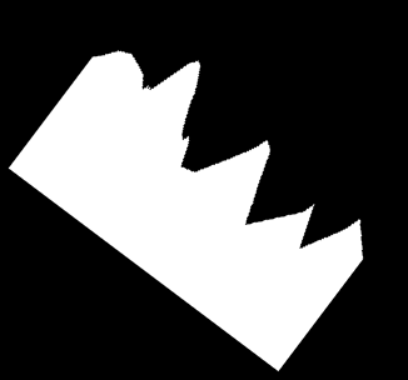
#> input picture data/set4/0.png, 408 x 380 px; its folder holds 4 pictures in this run
$ python main.py   (Python 2 division)   (older library calls are emulated)
#> lines starting #> are read from the running program, lines starting #| are printed output that depends on the picture; after the words box and inside, x2 and y2 are one past the last pixel; in counts of white or black regions, pixels touching at a corner belong together
import cv2
from sklearn.neighbors import NearestNeighbors
import numpy as np
import matplotlib.pyplot as plt
import imutils
import os
import stat


def mydist(x, y):
    sum = []
    for i in range(100):
        sum.append(x[i] + y[100 - i - 1])
    return np.var(sum)


if __name__ == "__main__":
    folder = 'data/set4/'
    files = os.listdir(folder)
    files = [image_number for image_number in files if image_number.endswith('.png')]
    # print files
    feature = []
    for image_number in range(len(files)):
        # if image_number not in [0, 6]:
        #     continue
        # print image_number

        img = cv2.imread(folder + str(image_number) + '.png', 0)
#> img is the input picture: shape (380, 408); min 0, max 255, mean 80.5
        ret, thresh = cv2.threshold(img, 127, 255, 0)
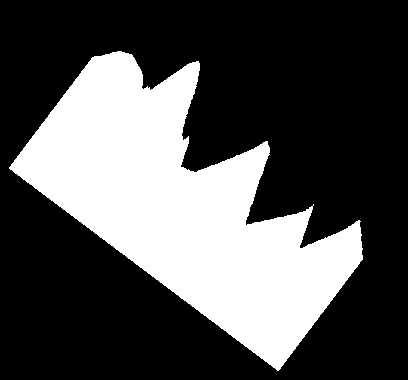
#> thresh: shape (380, 408); 31.6% white; 1 white region
        im2, contours, hierarchy = cv2.findContours(thresh, 1, 2)
#> contours = 1 contour; box (x1, y1, x2, y2) and area: (9, 51, 363, 371) 48394
        contour_nr = 0
        while contour_nr < len(contours) and len(contours[contour_nr]) < 10:
            contour_nr += 1
#> this loop made 0 passes
#> after the loop, contour_nr = 0

        cnt = contours[contour_nr]
#> cnt = contour of 626 points, box (x1, y1, x2, y2) (9, 51, 363, 371), area 48394
        # cnt = contours[0]

        rect = cv2.minAreaRect(cnt)
#> rect = ((203, 189.7), (199.6, 337.9), -53.02)
        # box = cv2.boxPoints(rect)
        # box = np.int0(box)
        # img = cv2.drawContours(img, [box], 0, (125, 0, 255), 2)

        # rotacja
        angle = 270 - rect[2]  # trzeba dobrac odpowiedni kat
#> angle = 323
        img = imutils.rotate_bound(img, angle=angle)
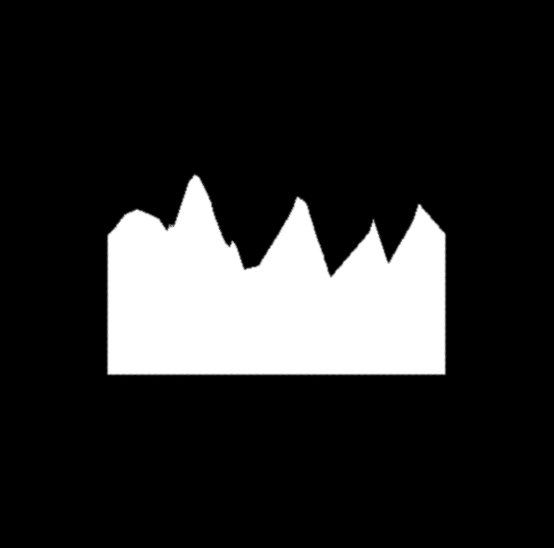
#> img: shape (548, 554); min 0, max 255, mean 41.1

        # crop
        ret, thresh = cv2.threshold(img, 127, 255, 0)
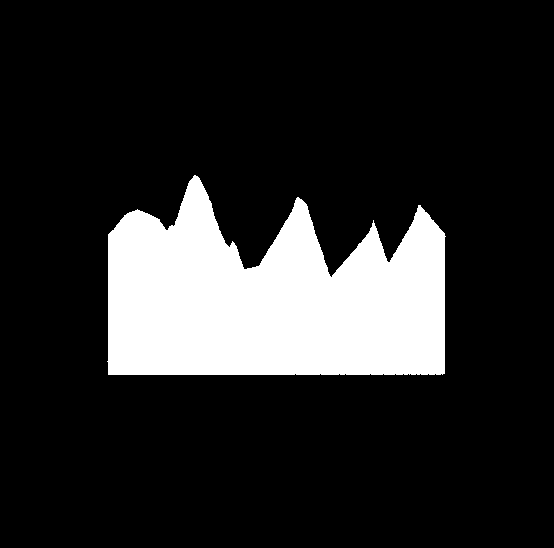
#> thresh: shape (548, 554); 16.1% white; 1 white region
        im2, contours, hierarchy = cv2.findContours(thresh, 1, 2)
#> contours = 1 contour; box (x1, y1, x2, y2) and area: (107, 175, 446, 375) 48370
        contour_nr = 0
        while contour_nr < len(contours) and len(contours[contour_nr]) < 20:
            contour_nr += 1
#> after the loop, contour_nr = 0

        cnt = contours[contour_nr]
#> cnt = contour of 440 points, box (x1, y1, x2, y2) (107, 175, 446, 375), area 48370
        rect = cv2.minAreaRect(cnt)
#> rect = ((276, 274.5), (199, 338), -90)
        box = cv2.boxPoints(rect)
#> box = [[445, 374], [107, 374], [107, 175], [445, 175]]
        box = np.int0(box)
        # [5 lines of commented-out code are left out]
        A = np.array(box)
#> A = [[445, 374], [107, 374], [107, 175], [445, 175]]
        minA = np.min(A, axis=0)
#> minA = [107, 175]
        maxA = np.max(A, axis=0)
#> maxA = [445, 374]

        shift = 5
        left_side = []
        good_night_right_side = []
        for i in range(minA[1], maxA[1]):
            left_side.append(img[i, minA[0] + shift])
            good_night_right_side.append(img[i, maxA[0] - shift])
#> after the loop, good_night_right_side = 199 values, max 255 at index 57, min 0 at index 0, mean 185.7; left_side = 199 values, max 255 at index 58, min 0 at index 0, mean 184
        upper_side = []
        bottom_side = []

        for i in range(minA[0], maxA[0]):
            upper_side.append(img[minA[1] + shift, i])
            bottom_side.append(img[maxA[1] - shift, i])
#> after the loop, bottom_side = 338 values, max 255 at index 3, min 124 at index 0, mean 254.4; upper_side = 338 values, max 255 at index 86, min 0 at index 0, mean 8.25

        # [4 lines of commented-out code are left out]

        side_with_lowest_sum = np.argmin(
            [sum(upper_side) / len(upper_side), sum(bottom_side) / len(bottom_side), sum(left_side) / len(left_side),
             sum(good_night_right_side) / len(good_night_right_side)])
#> side_with_lowest_sum = 0

        # print side_with_lowest_sum
        if side_with_lowest_sum == 1:
            img = imutils.rotate_bound(img, angle=180)
            img = img[minA[1]:maxA[1], minA[0]:maxA[0]]
        elif side_with_lowest_sum == 2:
            img = imutils.rotate_bound(img, angle=90)
            img = img[minA[0]:maxA[0], minA[1]:maxA[1]]
        elif side_with_lowest_sum == 3:
            img = imutils.rotate_bound(img, angle=270)
            img = img[minA[0]:maxA[0], minA[1]:maxA[1]]
        else:
            img = img[minA[1]:maxA[1], minA[0]:maxA[0]]
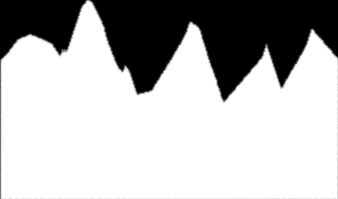
#> img: shape (199, 338); min 0, max 255, mean 184.4

        img = cv2.resize(img, (1000, 1000), 0, 0, interpolation=cv2.INTER_CUBIC)
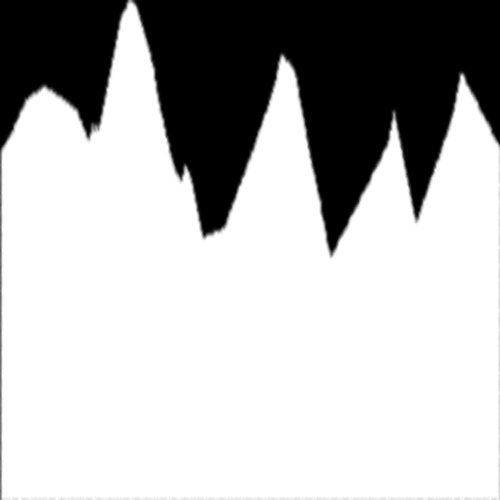
#> img: shape (1000, 1000) (shown at 1/2 size); min 0, max 255, mean 184.4

        img = img[:, ::10]
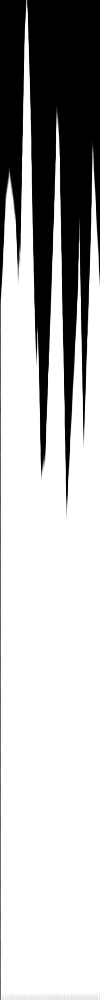
#> img: shape (1000, 100); min 0, max 255, mean 183.8
        points = []
        for x in range(100):
            added = False
            for y in range(1000):
                if img[y, x] > 0:
                    points.append(y)
                    added = True
                    break
            if not added:
                points.append(1000)

                    # plt.imshow(img, cmap='gray')
                    # plt.show()
        feature.append(points)
#> pass 2 of the loop `for image_number in range(len(files)):`:
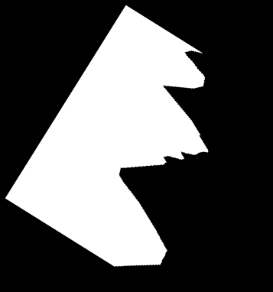
#> input picture data/set4/1.png, 273 x 292 px
#> img is the input picture: shape (292, 273); min 0, max 255, mean 86.7
#> `im2, contours, hierarchy = cv2.findContours(thresh, 1, 2)`: contours = 1 contour; box (x1, y1, x2, y2) and area: (5, 5, 208, 267) 26719
#> after the loop `while contour_nr < len(contours) and len(contours[contour_nr]) < 10:`: contour_nr = 0
#> `cnt = contours[contour_nr]`: cnt = contour of 501 points, box (x1, y1, x2, y2) (5, 5, 208, 267), area 26719
#> `rect = cv2.minAreaRect(cnt)`: rect = ((135.7, 145.3), (227.8, 166.6), -57.99)
#> angle = 328
#> `ret, thresh = cv2.threshold(img, 127, 255, 0)`:
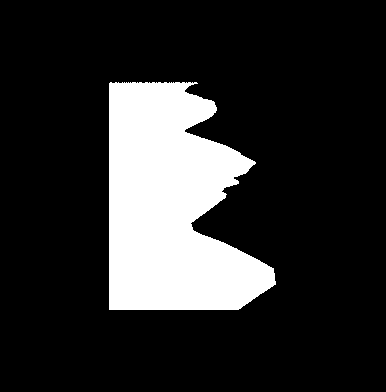
#> thresh: shape (392, 386); 17.9% white; 1 white region
#> `im2, contours, hierarchy = cv2.findContours(thresh, 1, 2)`: contours = 1 contour; box (x1, y1, x2, y2) and area: (109, 82, 276, 310) 26686
#> after the loop `while contour_nr < len(contours) and len(contours[contour_nr]) < 20:`: contour_nr = 0
#> `cnt = contours[contour_nr]`: cnt = contour of 356 points, box (x1, y1, x2, y2) (109, 82, 276, 310), area 26686
#> `rect = cv2.minAreaRect(cnt)`: rect = ((192, 195.5), (227, 166), -90)
#> box = [[275, 309], [109, 309], [109, 82], [275, 82]]
#> minA = [109, 82]
#> maxA = [275, 309]
#> after the loop `for i in range(minA[1], maxA[1]):`: good_night_right_side = 227 values, max 255 at index 186, min 0 at index 0, mean 23.85; left_side = 227 values from 124 to 255
#> after the loop `for i in range(minA[0], maxA[0]):`: bottom_side = 166 values, max 255 at index 2, min 0 at index 140, mean 210.1; upper_side = 166 values, max 255 at index 2, min 0 at index 82, mean 120.8
#> side_with_lowest_sum = 3
#> `img = img[:, ::10]`:
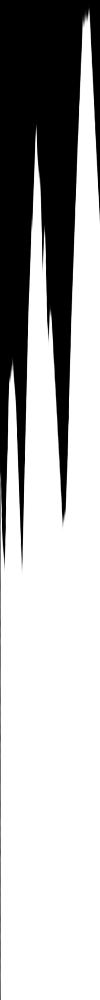
#> img: shape (1000, 100); min 0, max 255, mean 177.2
#> (the run stopped early here; a loop or call above may not have finished)
